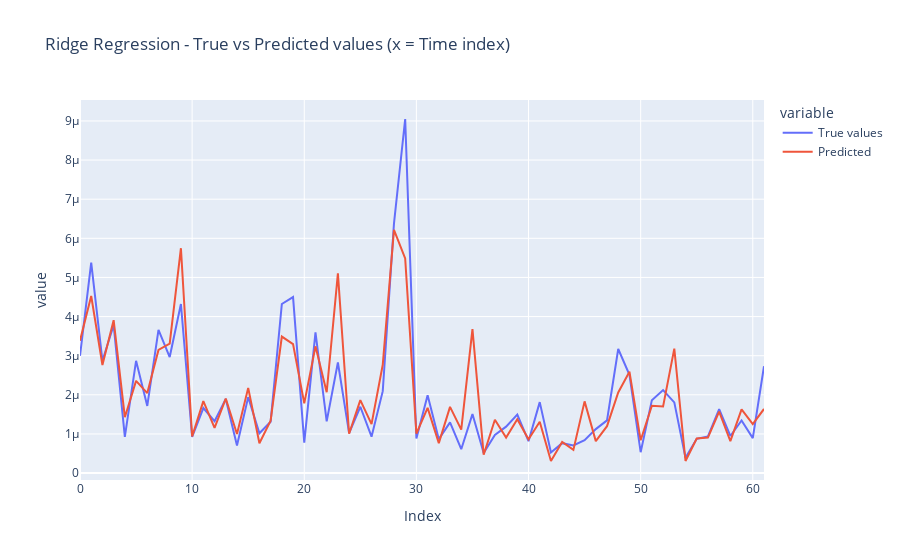
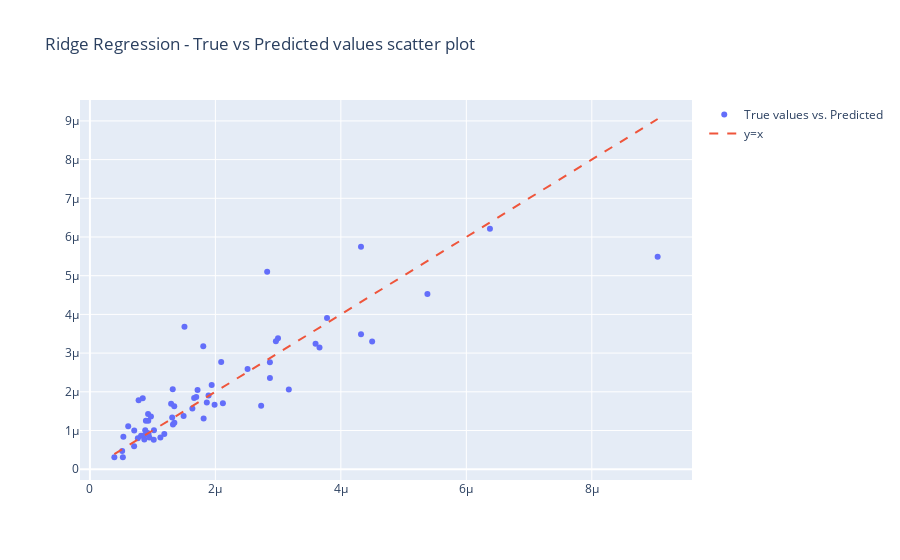

Source (notebook cell) for these figures, in order:
### Markdown cell above
### Ridge

### Code cell
from sklearn.linear_model import Ridge
alpha = 0.5
lr_model = Ridge(alpha=alpha)
lr_model.fit(X_train, y_train)
y_pred = lr_model.predict(X_test)

y_pred = np.maximum(y_pred, 0)
print("Coeffs:", lr_model.coef_)
print("Intercept:", lr_model.intercept_)
evaluate_model(y_test, y_pred, model_name="Ridge Regression")

### Figure 1 — Plotly figure (JSON) as saved in the notebook; plotly's stock layout.template omitted (floating-point values rounded to 4 significant figures)
{"data": [{"hovertemplate": "variable=True values<br>Index=%{x}<br>value=%{y}<extra></extra>", "legendgroup": "True values", "line": {"color": "#636efa", "dash": "solid"}, "marker": {"symbol": "circle"}, "mode": "lines", "name": "True values", "orientation": "v", "showlegend": true, "type": "scatter", "x": [0, 1, 2, 3, 4, 5, 6, 7, 8, 9, 10, 11, 12, 13, 14, 15, 16, 17, 18, 19, 20, 21, 22, 23, 24, 25, 26, 27, 28, 29, 30, 31, 32, 33, 34, 35, 36, 37, 38, 39, 40, 41, 42, 43, 44, 45, 46, 47, 48, 49, 50, 51, 52, 53, 54, 55, 56, 57, 58, 59, 60, 61], "xaxis": "x", "y": [2.998e-06, 5.38e-06, 2.869e-06, 3.78e-06, 9.274e-07, 2.869e-06, 1.716e-06, 3.659e-06, 2.964e-06, 4.321e-06, 9.221e-07, 1.662e-06, 1.324e-06, 1.891e-06, 7.062e-07, 1.941e-06, 1.017e-06, 1.312e-06, 4.321e-06, 4.499e-06, 7.764e-07, 3.597e-06, 1.32e-06, 2.825e-06, 1.021e-06, 1.695e-06, 9.302e-07, 2.093e-06, 6.376e-06, 9.05e-06, 8.819e-07, 1.987e-06, 8.674e-07, 1.294e-06, 6.105e-07, 1.507e-06, 5.143e-07, 9.727e-07, 1.186e-06, 1.494e-06, 8.151e-07, 1.813e-06, 5.253e-07, 7.64e-07, 7.046e-07, 8.421e-07, 1.124e-06, 1.346e-06, 3.171e-06, 2.513e-06, 5.332e-07, 1.863e-06, 2.12e-06, 1.807e-06, 3.896e-07, 8.756e-07, 9.348e-07, 1.634e-06, 9.478e-07, 1.344e-06, 8.925e-07, 2.73e-06], "yaxis": "y"}, {"hovertemplate": "variable=Predicted<br>Index=%{x}<br>value=%{y}<extra></extra>", "legendgroup": "Predicted", "line": {"color": "#EF553B", "dash": "solid"}, "marker": {"symbol": "circle"}, "mode": "lines", "name": "Predicted", "orientation": "v", "showlegend": true, "type": "scatter", "x": [0, 1, 2, 3, 4, 5, 6, 7, 8, 9, 10, 11, 12, 13, 14, 15, 16, 17, 18, 19, 20, 21, 22, 23, 24, 25, 26, 27, 28, 29, 30, 31, 32, 33, 34, 35, 36, 37, 38, 39, 40, 41, 42, 43, 44, 45, 46, 47, 48, 49, 50, 51, 52, 53, 54, 55, 56, 57, 58, 59, 60, 61], "xaxis": "x", "y": [3.382e-06, 4.526e-06, 2.761e-06, 3.908e-06, 1.427e-06, 2.355e-06, 2.044e-06, 3.147e-06, 3.305e-06, 5.748e-06, 9.335e-07, 1.839e-06, 1.157e-06, 1.905e-06, 9.978e-07, 2.177e-06, 7.636e-07, 1.339e-06, 3.489e-06, 3.297e-06, 1.782e-06, 3.239e-06, 2.065e-06, 5.105e-06, 1.006e-06, 1.864e-06, 1.251e-06, 2.768e-06, 6.214e-06, 5.488e-06, 1.008e-06, 1.667e-06, 7.655e-07, 1.691e-06, 1.11e-06, 3.679e-06, 4.69e-07, 1.362e-06, 9.075e-07, 1.376e-06, 8.642e-07, 1.312e-06, 3.099e-07, 7.972e-07, 5.912e-07, 1.832e-06, 8.163e-07, 1.199e-06, 2.06e-06, 2.591e-06, 8.377e-07, 1.721e-06, 1.702e-06, 3.18e-06, 3.083e-07, 8.819e-07, 9.061e-07, 1.569e-06, 8.177e-07, 1.626e-06, 1.253e-06, 1.639e-06], "yaxis": "y"}], "layout": {"legend": {"title": {"text": "variable"}, "tracegroupgap": 0}, "title": {"text": "Ridge Regression - True vs Predicted values (x = Time index)"}, "xaxis": {"anchor": "y", "domain": [0, 1], "title": {"text": "Index"}}, "yaxis": {"anchor": "x", "domain": [0, 1], "title": {"text": "value"}}}}

### Figure 2 — Plotly figure (JSON) as saved in the notebook; plotly's stock layout.template omitted (floating-point values rounded to 4 significant figures)
{"data": [{"mode": "markers", "name": "True values vs. Predicted", "type": "scatter", "x": [2.998e-06, 5.38e-06, 2.869e-06, 3.78e-06, 9.274e-07, 2.869e-06, 1.716e-06, 3.659e-06, 2.964e-06, 4.321e-06, 9.221e-07, 1.662e-06, 1.324e-06, 1.891e-06, 7.062e-07, 1.941e-06, 1.017e-06, 1.312e-06, 4.321e-06, 4.499e-06, 7.764e-07, 3.597e-06, 1.32e-06, 2.825e-06, 1.021e-06, 1.695e-06, 9.302e-07, 2.093e-06, 6.376e-06, 9.05e-06, 8.819e-07, 1.987e-06, 8.674e-07, 1.294e-06, 6.105e-07, 1.507e-06, 5.143e-07, 9.727e-07, 1.186e-06, 1.494e-06, 8.151e-07, 1.813e-06, 5.253e-07, 7.64e-07, 7.046e-07, 8.421e-07, 1.124e-06, 1.346e-06, 3.171e-06, 2.513e-06, 5.332e-07, 1.863e-06, 2.12e-06, 1.807e-06, 3.896e-07, 8.756e-07, 9.348e-07, 1.634e-06, 9.478e-07, 1.344e-06, 8.925e-07, 2.73e-06], "y": [3.382e-06, 4.526e-06, 2.761e-06, 3.908e-06, 1.427e-06, 2.355e-06, 2.044e-06, 3.147e-06, 3.305e-06, 5.748e-06, 9.335e-07, 1.839e-06, 1.157e-06, 1.905e-06, 9.978e-07, 2.177e-06, 7.636e-07, 1.339e-06, 3.489e-06, 3.297e-06, 1.782e-06, 3.239e-06, 2.065e-06, 5.105e-06, 1.006e-06, 1.864e-06, 1.251e-06, 2.768e-06, 6.214e-06, 5.488e-06, 1.008e-06, 1.667e-06, 7.655e-07, 1.691e-06, 1.11e-06, 3.679e-06, 4.69e-07, 1.362e-06, 9.075e-07, 1.376e-06, 8.642e-07, 1.312e-06, 3.099e-07, 7.972e-07, 5.912e-07, 1.832e-06, 8.163e-07, 1.199e-06, 2.06e-06, 2.591e-06, 8.377e-07, 1.721e-06, 1.702e-06, 3.18e-06, 3.083e-07, 8.819e-07, 9.061e-07, 1.569e-06, 8.177e-07, 1.626e-06, 1.253e-06, 1.639e-06]}, {"line": {"dash": "dash"}, "mode": "lines", "name": "y=x", "type": "scatter", "x": [3.896e-07, 9.05e-06], "y": [3.896e-07, 9.05e-06]}], "layout": {"title": {"text": "Ridge Regression - True vs Predicted values scatter plot"}}}
